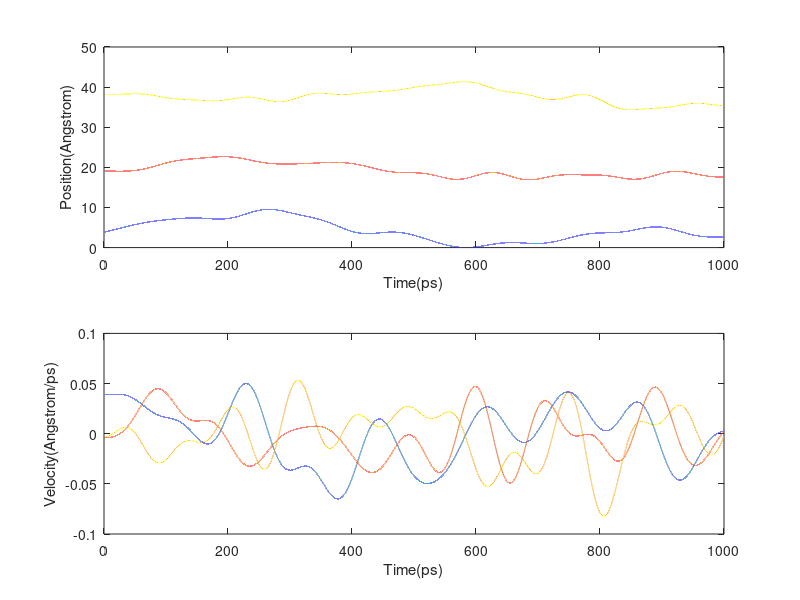
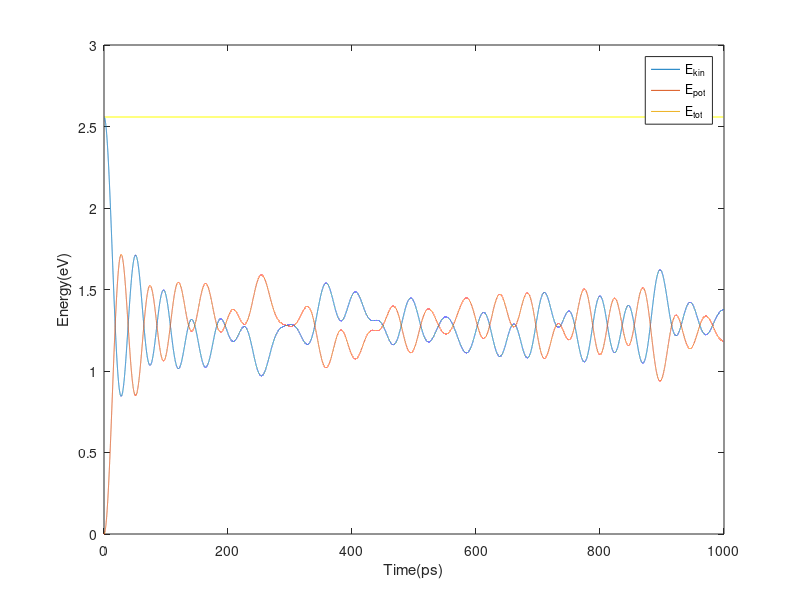
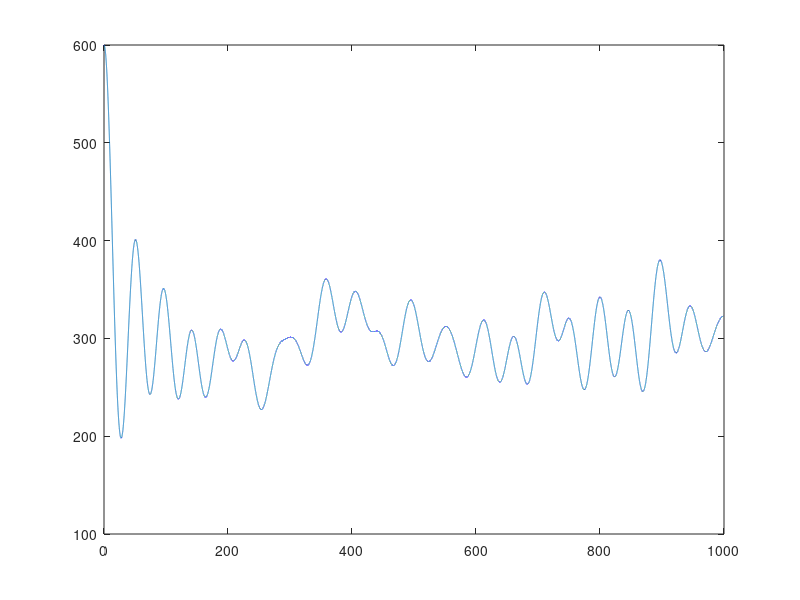

Reproduce these figures in MATLAB, in order. (Note: this script raises an error after producing the figures.)
% 1D Mass-Spring system with random velocity
% Written by Shin, KiBeom [irgbu1209@yonsei.ac.kr]

m = 39.948;                % Mass of atom         
N = 100;                    % Number of atom
k = 0.0509;                % Spring constat                  
a = 3.822;                 % Distance of atoms                
dt = 0.01;                 % Time                             
T = 600;                   % Tempeture       
turn = 100000;                     % Calcualated time
k_B = 8.617333262*10^(-5);          % Boltzman constant  
v = sqrt(k_B * T / m *(N-1)/N);     % Speed              

% Set velocity of each atom
velocitySeed = randn(1, N);
initVelocity = velocitySeed - mean(velocitySeed);
initVelocity = initVelocity * sqrt((N-1)*k_B*T/m) / sqrt(sum(initVelocity.^2));

% Initial condition
position = zeros(turn+1, N);
velocity = zeros(turn+1, N);
E_kin = zeros(turn+1, 1);
E_pot = zeros(turn+1, 1);

position(1, :) = a * (1:N);
distance = a * ones(1, N+1);
velocity(1, :) = initVelocity;
accel = k * diff(distance) / m;
E_kin(1, :) = m * sum(initVelocity.^2) /2;

% Main
for i = 1:turn
    tempPosition = position(i, :) + velocity(i, :) * dt + dt^2 * accel / 2;
    distance = [a diff(tempPosition) a];
    tempAccel = k * diff(distance) / m;
    tempVelocity = velocity(i, :) + dt * (tempAccel + accel) / 2;
    
    position(i+1, :) = tempPosition;
    velocity(i+1, :) = tempVelocity;
    accel = tempAccel;

    E_kin(i+1, :) = sum(tempVelocity.^2)*m/2;
    E_pot(i+1, :) = k*sum((distance-a).^2)/2;
end
E_tot = E_kin + E_pot;
t_save = 2 * E_kin / (N-1) / k_B;

% Visualization
energy = [E_kin E_pot E_tot];
t = 0:dt:turn*dt;

figure(1)  % Position & Velocity
subplot(2, 1, 1)
plot(t, position(:,1), t, position(:, 5), t, position(:,10))
xlabel('Time(ps)'), ylabel('Position(Angstrom)')
subplot(2, 1, 2)
plot(t, velocity(:, 1), t, velocity(:, 5), t, velocity(:, 10))
xlabel('Time(ps)'), ylabel('Velocity(Angstrom/ps)')

figure(2)  % Energy
plot(t, energy)
xlabel('Time(ps)'), ylabel('Energy(eV)')
legend('E_{kin}', 'E_{pot}', 'E_{tot}')

figure(3)  % Temperature
plot(t, t_save)

figure(4)  % Velocity histogram
histogram(velocity(end,:))